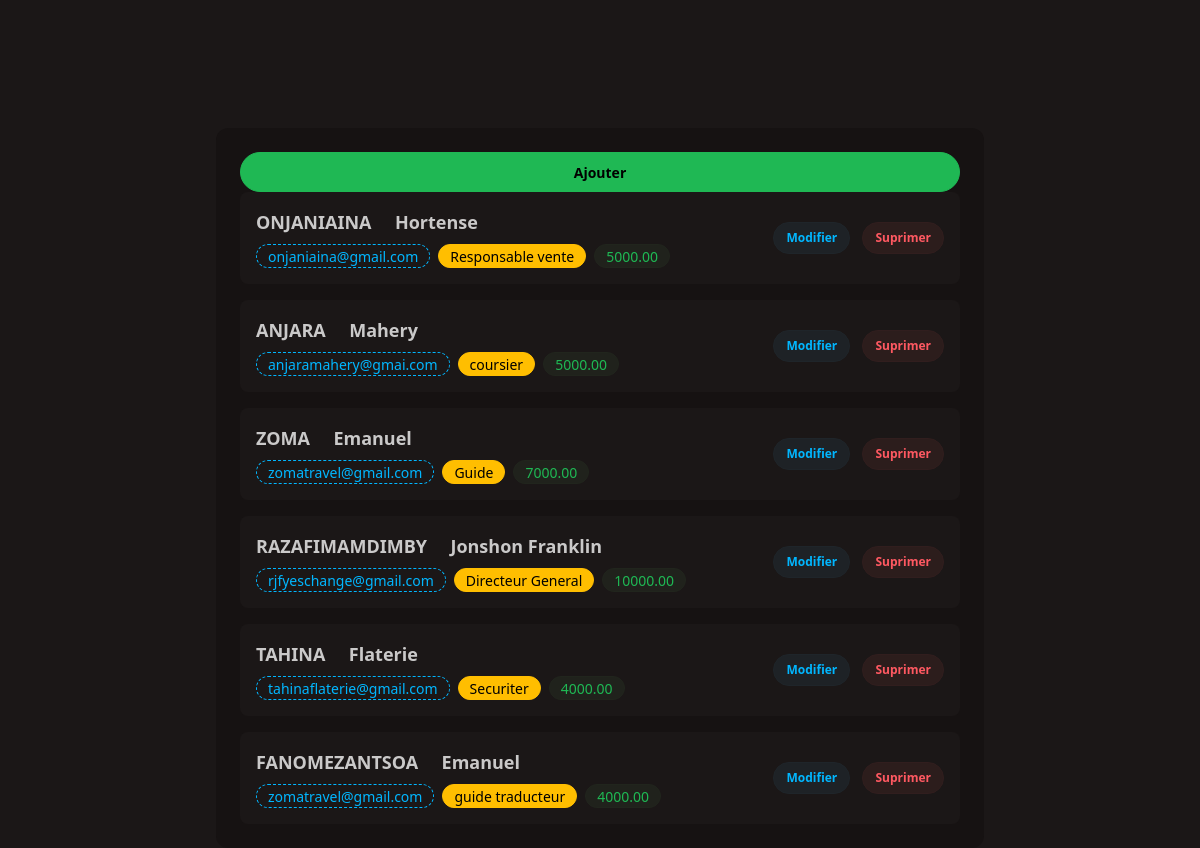
The page / on the database its author committed.
### employe/models.py (models this page shows, shortened)
class Employe(models.Model):
    nom= models.CharField(max_length=100)
    prenom = models.CharField(max_length=100)
    email = models.EmailField()
    poste= models.CharField(max_length=100)
    salaire = models.DecimalField(max_digits=10, decimal_places=2)

### employe/views.py (the view)
# urls.py: path("",views.liste_employe, name="liste_employe"),
def liste_employe(request):
    employe= Employe.objects.all()
    return render(request, 'employe/list.html' , {'employe':employe})

### employe/templates/employe/list.html
{% extends "employe/base.html" %}
{% block content %}
 <div class="w-full bg-base-200">
    <div>
        <a href="{% url 'ajouter_employe' %}" class="btn btn-primary w-full"> Ajouter</a>
    </div>
    <div class="space-y-4 w-full">
        {% for emp in employe %}
        <div class="p-4 bg-base-100 rounded-lg w-full flex justify-between items-center">
            <div class="space-y-2">
                <p class="font-bold text-lg">{{emp.nom}} &nbsp &nbsp {{emp.prenom}}</p>
                <div class="flex gap-2">
                <p class="badge badge-dash badge-info">{{emp.email}}</p>
                <p class="badge badge-warning">{{emp.poste}}</p>
                <p class="badge badge-soft badge-primary">{{emp.salaire}}</p>
                </div>
            </div>
            <div class="space-x-2">
                <a href="{% url 'modifier_employe' emp.id %}" class="btn btn-info btn-soft btn-sm">Modifier</a>
                <a href="{% url 'suprimer_employe' emp.id %}" class="btn btn-error btn-soft btn-sm">Suprimer</a>
            </div>
        </div>
        {% endfor %}
    </div>
</div>
{% endblock %}

### employe/templates/employe/base.html (shortened to what this page needs)
<!DOCTYPE html>
<html lang="en" data-theme="forest">
<head>
    <link href="https://cdn.jsdelivr.net/npm/daisyui@5" rel="stylesheet" type="text/css" />
    <script src="https://cdn.jsdelivr.net/npm/@tailwindcss/browser@4"></script>
    <link href="https://cdn.jsdelivr.net/npm/daisyui@5/themes.css" rel="stylesheet" type="text/css" />
</head>
<body>
    <div class="flex justify-center mt-32">
        <div class="flex flex-col w-3xl bg-base-200 rounded-xl p-6">
            <div class="w-full f-hit">
                {% block content %}
                {% endblock %}
            </div>
        </div>
    </div>
</body>
</html>

### rows shown on the page
Employe: nom "ONJANIAINA", prenom "Hortense", email "onjaniaina@gmail.com", poste "Responsable vente", salaire "5000.00"
Employe: nom "ANJARA", prenom "Mahery", email "anjaramahery@gmai.com", poste "coursier", salaire "5000.00"
Employe: nom "ZOMA", prenom "Emanuel", email "zomatravel@gmail.com", poste "Guide", salaire "7000.00"
Employe: nom "RAZAFIMAMDIMBY", prenom "Jonshon Franklin", email "rjfyeschange@gmail.com", poste "Directeur General", salaire "10000.00"
Employe: nom "TAHINA", prenom "Flaterie", email "tahinaflaterie@gmail.com", poste "Securiter", salaire "4000.00"
Employe: nom "FANOMEZANTSOA", prenom "Emanuel", email "zomatravel@gmail.com", poste "guide traducteur", salaire "4000.00"
